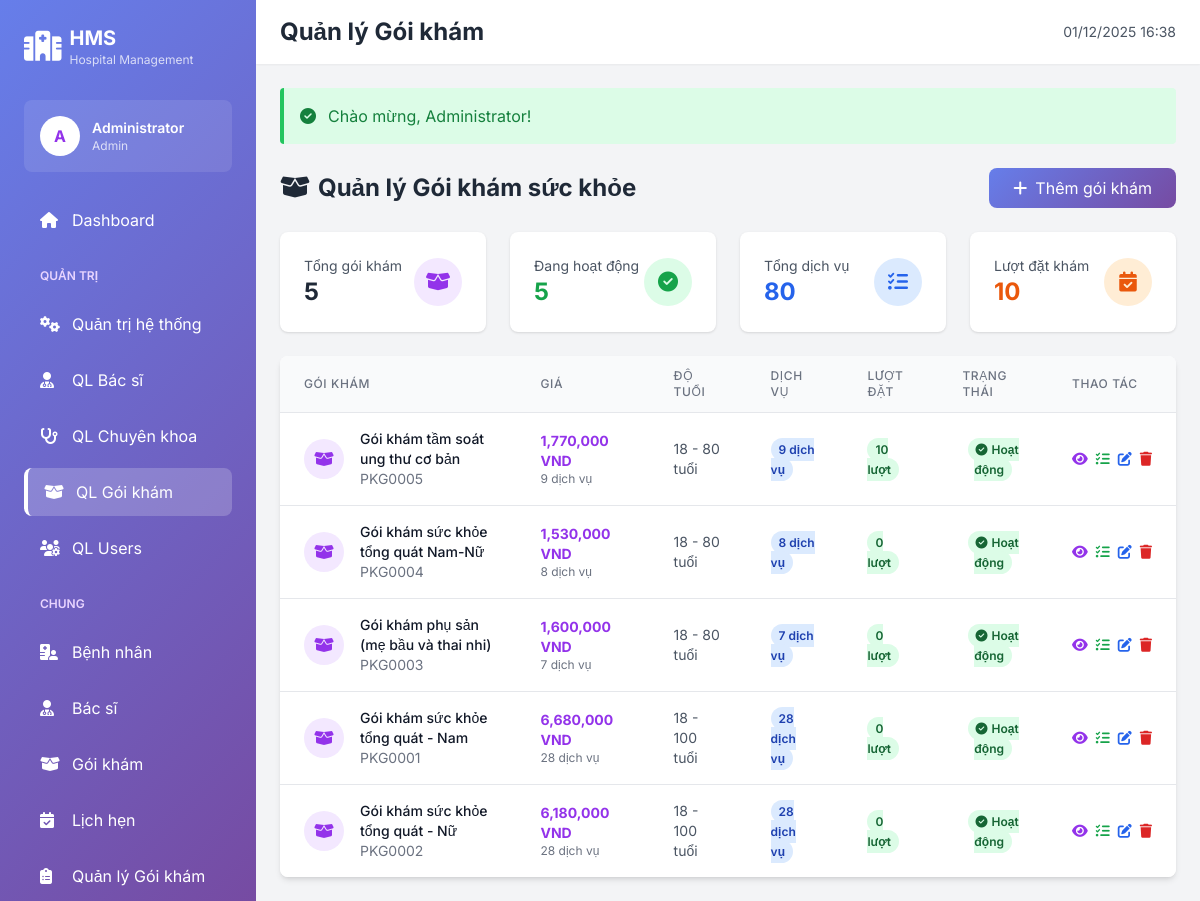
/WebBenhvien/hospital-management-system/public/admin/packages (signed in), run on the app's committed database.
### tables this page shows
CREATE TABLE `health_packages` (
  `id` int(11) NOT NULL,
  `package_code` varchar(20) NOT NULL,
  `name` varchar(255) NOT NULL,
  `description` text DEFAULT NULL,
  `gender_requirement` enum('both','male','female') DEFAULT 'both',
  `min_age` int(11) DEFAULT 0,
  `max_age` int(11) DEFAULT 150,
  `is_active` tinyint(1) DEFAULT 1,
  `created_at` timestamp NOT NULL DEFAULT current_timestamp(),
  `updated_at` timestamp NOT NULL DEFAULT current_timestamp() ON UPDATE current_timestamp()
);

### app/Views/admin/packages/index.php (the view, shortened to what the rows shown need)
<div class="bg-white rounded-lg shadow-md overflow-hidden">
    <?php if (!empty($packages)): ?>
    <table class="min-w-full divide-y divide-gray-200">
        <thead class="bg-gray-50">
            <tr>
                <th class="px-6 py-3 text-left text-xs font-medium text-gray-500 uppercase tracking-wider">
                    Gói khám
                </th>
                <th class="px-6 py-3 text-left text-xs font-medium text-gray-500 uppercase tracking-wider">
                    Giá
                </th>
                <th class="px-6 py-3 text-left text-xs font-medium text-gray-500 uppercase tracking-wider">
                    Độ tuổi
                </th>
                <th class="px-6 py-3 text-left text-xs font-medium text-gray-500 uppercase tracking-wider">
                    Dịch vụ
                </th>
                <th class="px-6 py-3 text-left text-xs font-medium text-gray-500 uppercase tracking-wider">
                    Lượt đặt
                </th>
                <th class="px-6 py-3 text-left text-xs font-medium text-gray-500 uppercase tracking-wider">
                    Trạng thái
                </th>
                <th class="px-6 py-3 text-left text-xs font-medium text-gray-500 uppercase tracking-wider">
                    Thao tác
                </th>
            </tr>
        </thead>
        <tbody class="bg-white divide-y divide-gray-200">
            <?php foreach ($packages as $package): ?>
            <tr class="hover:bg-gray-50">
                <td class="px-6 py-4">
                    <div class="flex items-center">
                        <div class="flex-shrink-0 h-10 w-10 bg-purple-100 rounded-full flex items-center justify-center">
                            <i class="fas fa-box-open text-purple-600"></i>
                        </div>
                        <div class="ml-4">
                            <div class="text-sm font-medium text-gray-900">
                                <?= htmlspecialchars($package['name']) ?>
                            </div>
                            <div class="text-sm text-gray-500">
                                <?= htmlspecialchars($package['package_code']) ?>
                            </div>
                        </div>
                    </div>
                </td>
                <td class="px-6 py-4 text-sm">
                    <div class="text-purple-600 font-bold">
                        <?= number_format($package['total_price'] ?? 0) ?> VND
                    </div>
                    <div class="text-xs text-gray-500"><?= $package['service_count'] ?? 0 ?> dịch vụ</div>
                </td>
                <td class="px-6 py-4 text-sm text-gray-600">
                    <?= $package['min_age'] ?> - <?= $package['max_age'] ?> tuổi
                </td>
                <td class="px-6 py-4 text-sm">
                    <span class="px-2 py-1 bg-blue-100 text-blue-800 rounded-full text-xs font-semibold">
                        <?= $package['service_count'] ?> dịch vụ
                    </span>
                </td>
                <td class="px-6 py-4 text-sm">
                    <span class="px-2 py-1 bg-green-100 text-green-800 rounded-full text-xs font-semibold">
                        <?= $package['appointment_count'] ?> lượt
                    </span>
                </td>
                <td class="px-6 py-4 text-sm">
                    <form action="<?= APP_URL ?>/admin/packages/<?= $package['id'] ?>/toggle-status" method="POST" class="inline">
                        <button type="submit" class="focus:outline-none">
                            <?php if ($package['is_active']): ?>
                                <span class="px-2 py-1 bg-green-100 text-green-800 rounded-full text-xs font-semibold cursor-pointer hover:bg-green-200">
                                    <i class="fas fa-check-circle mr-1"></i>Hoạt động
                                </span>
                            <?php else: ?>
                                <span class="px-2 py-1 bg-gray-100 text-gray-800 rounded-full text-xs font-semibold cursor-pointer hover:bg-gray-200">
                                    <i class="fas fa-times-circle mr-1"></i>Tạm dừng
                                </span>
                            <?php endif; ?>
                        </button>
                    </form>
                </td>
                <td class="px-6 py-4 text-sm">
                    <div class="flex items-center space-x-2">
                        <a href="<?= APP_URL ?>/packages/<?= $package['id'] ?>"
                           class="text-purple-600 hover:text-purple-900" title="Xem chi tiết" target="_blank">
                            <i class="fas fa-eye"></i>
                        </a>
                        <a href="<?= APP_URL ?>/admin/packages/<?= $package['id'] ?>/services"
                           class="text-green-600 hover:text-green-900" title="Quản lý dịch vụ">
                            <i class="fas fa-list-check"></i>
                        </a>
                        <a href="<?= APP_URL ?>/admin/packages/<?= $package['id'] ?>/edit"
                           class="text-blue-600 hover:text-blue-900" title="Sửa">
                            <i class="fas fa-edit"></i>
                        </a>
                        <form action="<?= APP_URL ?>/admin/packages/<?= $package['id'] ?>/delete" method="POST"
                              class="inline" onsubmit="return confirm('Bạn có chắc muốn xóa gói khám này? Tất cả dịch vụ liên quan sẽ bị xóa!')">
                            <button type="submit" class="text-red-600 hover:text-red-900" title="Xóa">
                                <i class="fas fa-trash"></i>
                            </button>
                        </form>
                    </div>
                </td>
            </tr>
            <?php endforeach; ?>
        </tbody>
    </table>
    <?php endif; ?>
</div>
<?php
require_once APP_PATH . '/Views/layouts/main.php';
?>

### data on the page
health_packages: name "Gói khám tầm soát ung thư cơ bản", package_code "PKG0005", total_price "1,770,000", service_count "9", min_age "18", max_age "80", appointment_count "10", is_active 1 (drawn)
health_packages: name "Gói khám sức khỏe tổng quát Nam-Nữ", package_code "PKG0004", total_price "1,530,000", service_count "8", min_age "18", max_age "80", appointment_count "0", is_active 1 (drawn)
health_packages: name "Gói khám phụ sản (mẹ bầu và thai nhi)", package_code "PKG0003", total_price "1,600,000", service_count "7", min_age "18", max_age "80", appointment_count "0", is_active 1 (drawn)
health_packages: name "Gói khám sức khỏe tổng quát - Nam", package_code "PKG0001", total_price "6,680,000", service_count "28", min_age "18", max_age "100", appointment_count "0", is_active 1 (drawn)
health_packages: name "Gói khám sức khỏe tổng quát - Nữ", package_code "PKG0002", total_price "6,180,000", service_count "28", min_age "18", max_age "100", appointment_count "0", is_active 1 (drawn)

### other printed values
substr(Auth::user()['full_name'], 0, 1) "A"
Auth::user()['full_name'] "Administrator"
Auth::role() "Admin"
$page_title "Quản lý Gói khám"
$_SESSION['success'] "Chào mừng, Administrator!"
$totalPackages "5"
$activePackages "5"
$totalServices "80"
$totalAppointments "10"
